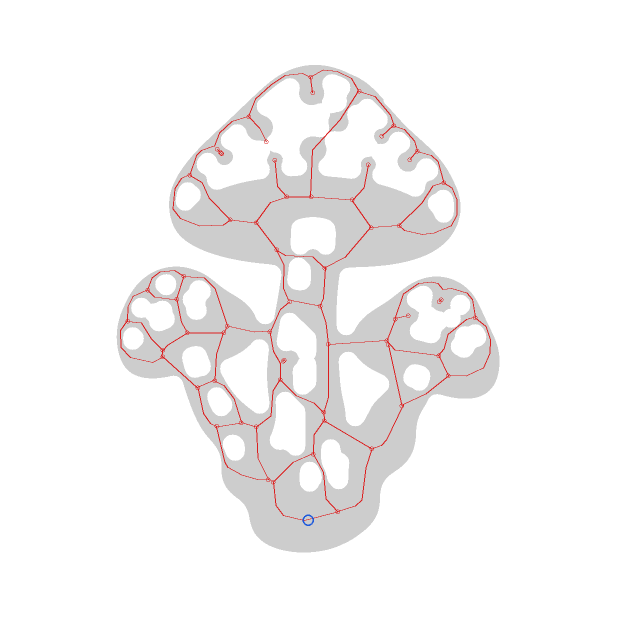
#> input picture reference/champignon/axes/Champignon bouquet hybride_apercu.png, 1254 x 1254 px (shown at 1/2 size); its folder holds only this picture in this run
$ python motif-axes.py '../reference/champignon/axes/Champignon bouquet hybride_apercu.png'
#> lines starting #> are read from the running program, lines starting #| are printed output that depends on the picture; after the words box and inside, x2 and y2 are one past the last pixel; in counts of white or black regions, pixels touching at a corner belong together
#!/usr/bin/env python3
"""motif-axes.py — extrait les AXES (lignes médianes) d'un motif dessiné au trait.

Pourquoi : un motif stocké en contours emporte son épaisseur de trait quand on le
met à l'échelle ; posé petit, il devient impyrogravable. Stocké en axes, l'épaisseur
devient un réglage de l'outil, en millimètres, le même pour les branches, les pistes
et les motifs posés — comme à la main.

Entrée  : PNG au trait, noir sur blanc, épaisseur uniforme, sans aplat.
Sortie  : <nom>.svg      polylignes d'axe (viewBox = boîte du motif, data-anchor)
          <nom>_apercu.png  contrôle visuel (motif en gris, axes en rouge, ancre en bleu)

Usage :
    python tools/motif-axes.py "chemin/vers/motif.png"
    python tools/motif-axes.py "chemin/vers/dossier" -o "dossier/sortie"

Dépendances : numpy, scipy, Pillow (pas de scikit-image).
"""
import argparse
import os
import sys

import numpy as np
from PIL import Image, ImageDraw
from scipy import ndimage

# ─────────────────────────────── binarisation ───────────────────────────────


def load_ink(path, threshold=128):
    """PNG -> masque booléen de l'encre (True = trait), débarrassé des poussières."""
#> called with threshold = 128
    im = Image.open(path).convert("L")
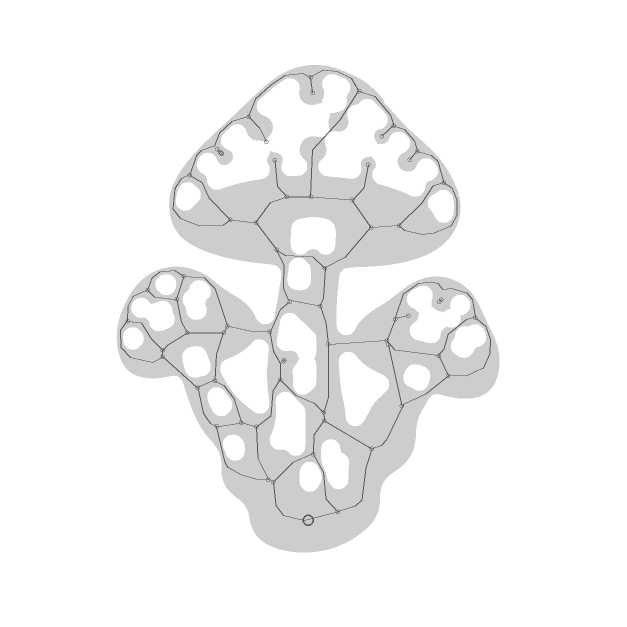
#> im: PIL image 1254x1254 L (shown at 1/2 size); min 87, max 255, mean 244.6
    ink = np.array(im) < threshold
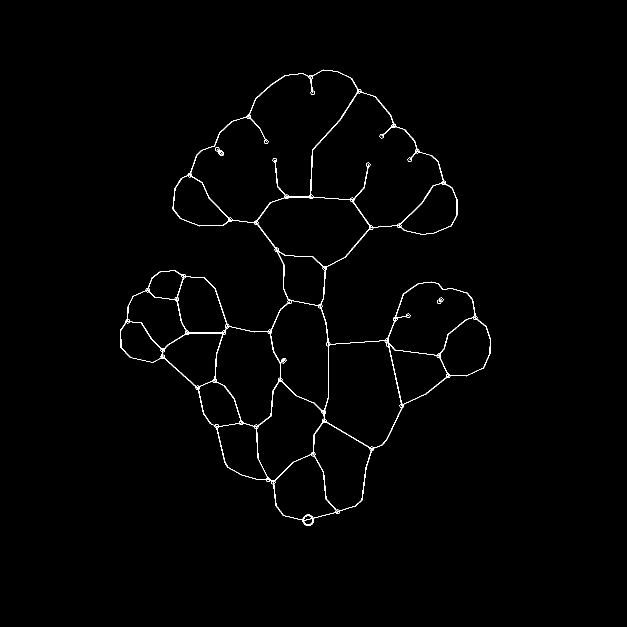
#> ink: shape (1254, 1254) bool (shown at 1/2 size); 0.9% white in thin lines or dots, all inside (x1, y1, x2, y2) = (240, 139, 982, 1052)
    if not ink.any():
        raise ValueError("aucune encre détectée (image vide ou fond noir ?)")
    # les rendus IA laissent des points isolés : on jette les composantes minuscules
    lab, n = ndimage.label(ink, structure=np.ones((3, 3)))
#> lab: shape (1254, 1254) int32; 5 distinct labels, from 0 to 4
#> n = 4
#> (the rest of the program and of its run is left out)
